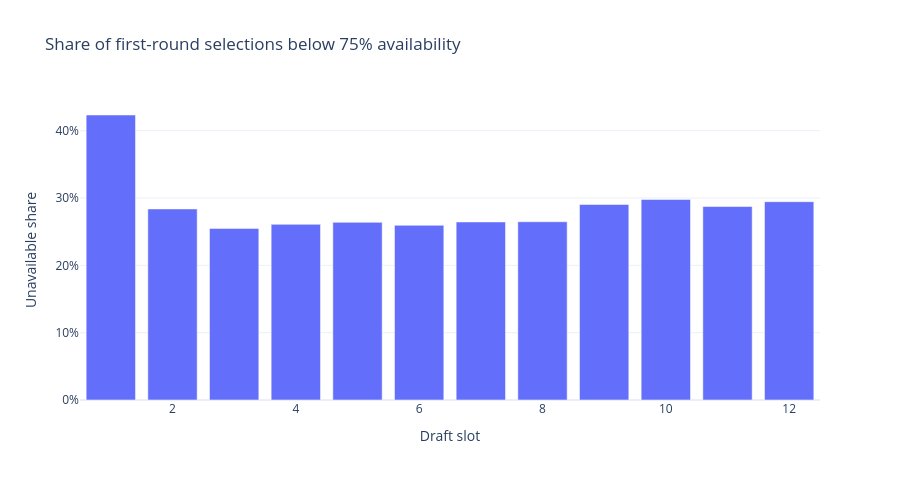
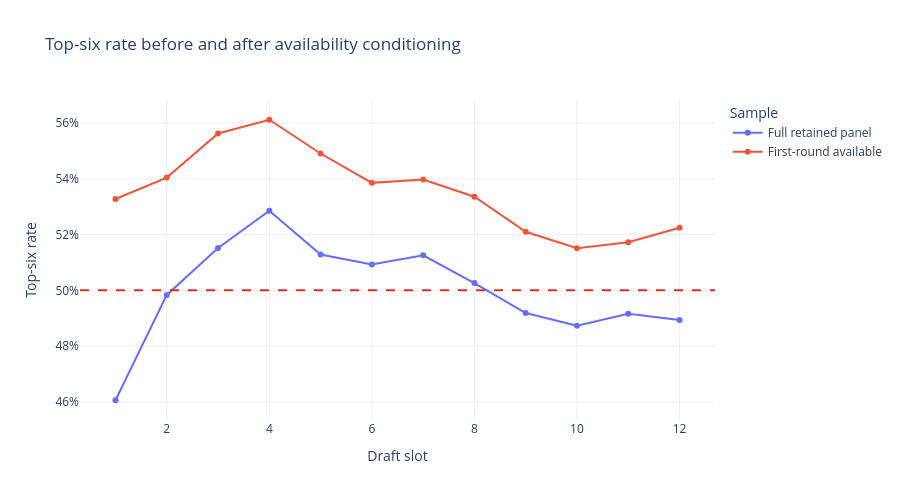
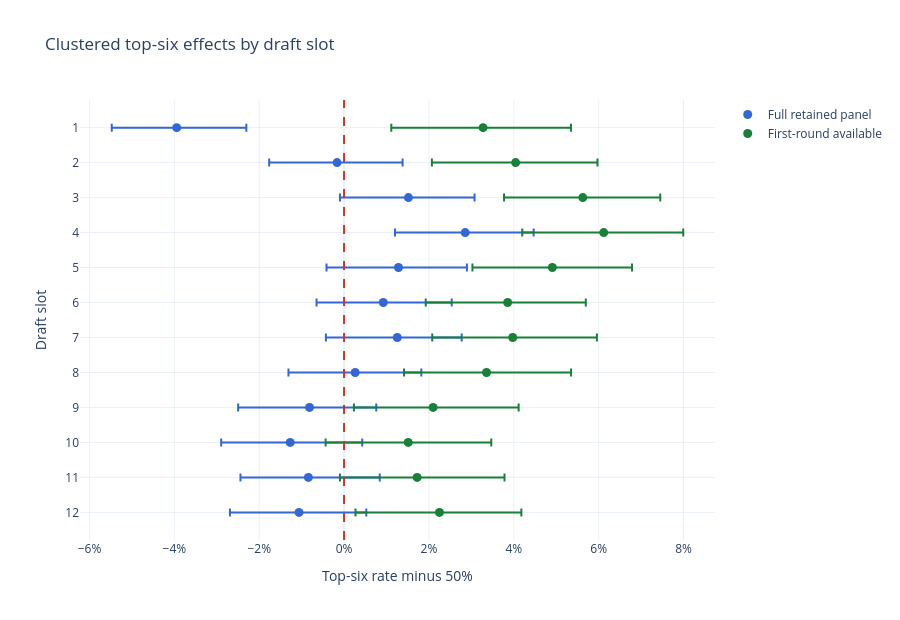
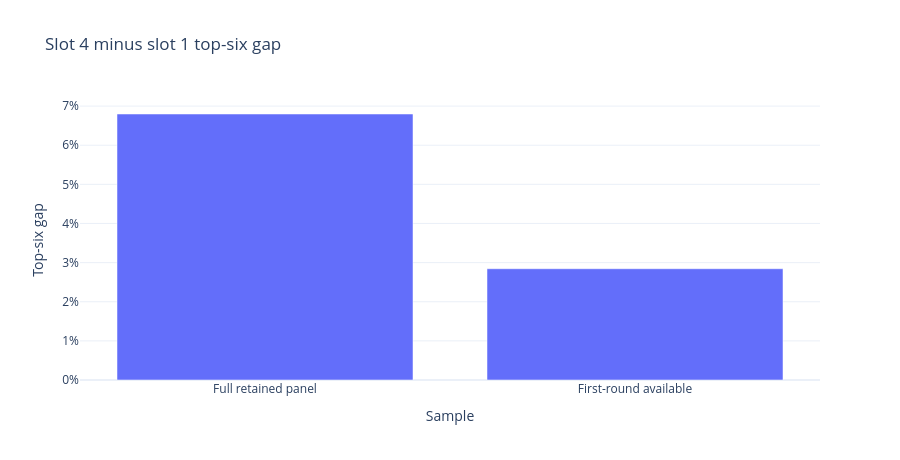

Notebook code cell kept with these figures, in order:
### Markdown cell above
### What this cell does

- Plots unavailable first-round rates by draft slot.
- Compares top-six rates before and after availability conditioning.
- Shows league-cluster intervals for both samples.
- Plots the slot 4 minus slot 1 top-six gap under both definitions.

### Code cell
# CELL [6 plot-availability-sensitivity]
unavailable_by_slot = (
    linked.assign(unavailable=~linked["first_round_available"].fillna(False))
    .groupby("draft_slot")["unavailable"]
    .mean()
    .reset_index()
)
fig_unavailable = px.bar(unavailable_by_slot, x="draft_slot", y="unavailable", title="Share of first-round selections below 75% availability")
fig_unavailable.update_layout(template="plotly_white", height=480, xaxis_title="Draft slot", yaxis_title="Unavailable share", showlegend=False)
fig_unavailable.update_yaxes(tickformat=".0%")

rate_plot = summary[["sample", "draft_slot", "top_6_rate"]].copy()
fig_rates = px.line(rate_plot, x="draft_slot", y="top_6_rate", color="sample", markers=True, title="Top-six rate before and after availability conditioning")
fig_rates.update_layout(template="plotly_white", height=500, xaxis_title="Draft slot", yaxis_title="Top-six rate", legend_title="Sample")
fig_rates.update_yaxes(tickformat=".0%")
fig_rates.add_hline(y=0.5, line_dash="dash", line_color="#d93025")

interval_plot = effects.copy()
fig_intervals = go.Figure()
for sample, color in [("Full retained panel", "#3367d6"), ("First-round available", "#188038")]:
    subset = interval_plot.loc[interval_plot["sample"] == sample].sort_values("draft_slot")
    fig_intervals.add_trace(go.Scatter(
        x=subset["estimate_minus_baseline"],
        y=subset["draft_slot"],
        mode="markers",
        name=sample,
        marker={"color": color, "size": 9},
        error_x={"type": "data", "symmetric": False, "array": subset["ci_95_high"] - subset["estimate_minus_baseline"], "arrayminus": subset["estimate_minus_baseline"] - subset["ci_95_low"]},
        hovertemplate="Sample %{fullData.name}<br>Draft slot %{y}<br>Top-six effect %{x:.2%}<extra></extra>",
    ))
fig_intervals.add_vline(x=0, line_dash="dash", line_color="#d93025")
fig_intervals.update_layout(title="Clustered top-six effects by draft slot", template="plotly_white", height=620, xaxis_title="Top-six rate minus 50%", yaxis_title="Draft slot", yaxis={"autorange": "reversed", "dtick": 1})
fig_intervals.update_xaxes(tickformat=".0%")

gap_rows = pd.DataFrame([
    {"sample": "Full retained panel", "slot4_minus_slot1": contrast(effects, "Full retained panel")},
    {"sample": "First-round available", "slot4_minus_slot1": contrast(effects, "First-round available")},
])
fig_gap = px.bar(gap_rows, x="sample", y="slot4_minus_slot1", title="Slot 4 minus slot 1 top-six gap")
fig_gap.update_layout(template="plotly_white", height=460, xaxis_title="Sample", yaxis_title="Top-six gap", showlegend=False)
fig_gap.update_yaxes(tickformat=".0%")

figures = {
    "availability_01_unavailable_by_slot.html": fig_unavailable,
    "availability_02_top_six_rates.html": fig_rates,
    "availability_03_clustered_intervals.html": fig_intervals,
    "availability_04_slot4_minus_slot1.html": fig_gap,
}
for filename, figure in figures.items():
    figure.write_html(ARTIFACTS / filename, include_plotlyjs="cdn")
    figure.show()

print({"plotly_charts_written": len(figures)})

### Figure 1 — Plotly figure (JSON) as saved in the notebook; plotly's stock layout.template omitted (floating-point values rounded to 4 significant figures)
{"data": [{"hovertemplate": "draft_slot=%{x}<br>unavailable=%{y}<extra></extra>", "legendgroup": "", "marker": {"color": "#636efa", "pattern": {"shape": ""}}, "name": "", "orientation": "v", "showlegend": false, "textposition": "auto", "type": "bar", "x": [1, 2, 3, 4, 5, 6, 7, 8, 9, 10, 11, 12], "xaxis": "x", "y": [0.4233, 0.2838, 0.2548, 0.2609, 0.2639, 0.2595, 0.2645, 0.2648, 0.2904, 0.2978, 0.2874, 0.2945], "yaxis": "y"}], "layout": {"barmode": "relative", "height": 480, "legend": {"tracegroupgap": 0}, "showlegend": false, "title": {"text": "Share of first-round selections below 75% availability"}, "xaxis": {"anchor": "y", "domain": [0, 1], "title": {"text": "Draft slot"}}, "yaxis": {"anchor": "x", "domain": [0, 1], "tickformat": ".0%", "title": {"text": "Unavailable share"}}}}

### Figure 2 — Plotly figure (JSON) as saved in the notebook; plotly's stock layout.template omitted (floating-point values rounded to 4 significant figures)
{"data": [{"hovertemplate": "sample=Full retained panel<br>draft_slot=%{x}<br>top_6_rate=%{y}<extra></extra>", "legendgroup": "Full retained panel", "line": {"color": "#636efa", "dash": "solid"}, "marker": {"symbol": "circle"}, "mode": "lines+markers", "name": "Full retained panel", "orientation": "v", "showlegend": true, "type": "scatter", "x": [1, 2, 3, 4, 5, 6, 7, 8, 9, 10, 11, 12], "xaxis": "x", "y": [0.4606, 0.4983, 0.5152, 0.5285, 0.5128, 0.5092, 0.5125, 0.5026, 0.4919, 0.4873, 0.4916, 0.4894], "yaxis": "y"}, {"hovertemplate": "sample=First-round available<br>draft_slot=%{x}<br>top_6_rate=%{y}<extra></extra>", "legendgroup": "First-round available", "line": {"color": "#EF553B", "dash": "solid"}, "marker": {"symbol": "circle"}, "mode": "lines+markers", "name": "First-round available", "orientation": "v", "showlegend": true, "type": "scatter", "x": [1, 2, 3, 4, 5, 6, 7, 8, 9, 10, 11, 12], "xaxis": "x", "y": [0.5328, 0.5404, 0.5563, 0.5612, 0.5491, 0.5385, 0.5397, 0.5336, 0.521, 0.5151, 0.5172, 0.5225], "yaxis": "y"}], "layout": {"height": 500, "legend": {"title": {"text": "Sample"}, "tracegroupgap": 0}, "shapes": [{"line": {"color": "#d93025", "dash": "dash"}, "type": "line", "x0": 0, "x1": 1, "xref": "x domain", "y0": 0.5, "y1": 0.5, "yref": "y"}], "title": {"text": "Top-six rate before and after availability conditioning"}, "xaxis": {"anchor": "y", "domain": [0, 1], "title": {"text": "Draft slot"}}, "yaxis": {"anchor": "x", "domain": [0, 1], "tickformat": ".0%", "title": {"text": "Top-six rate"}}}}

### Figure 3 — Plotly figure (JSON) as saved in the notebook; plotly's stock layout.template omitted (floating-point values rounded to 4 significant figures)
{"data": [{"error_x": {"array": [0.01641, 0.01545, 0.01559, 0.01614, 0.01613, 0.01613, 0.01517, 0.01559, 0.01572, 0.01696, 0.01682, 0.01586], "arrayminus": [0.01531, 0.016, 0.01614, 0.01655, 0.01696, 0.01572, 0.01683, 0.01572, 0.01682, 0.01627, 0.016, 0.01627], "symmetric": false, "type": "data"}, "hovertemplate": "Sample %{fullData.name}<br>Draft slot %{y}<br>Top-six effect %{x:.2%}<extra></extra>", "marker": {"color": "#3367d6", "size": 9}, "mode": "markers", "name": "Full retained panel", "type": "scatter", "x": [-0.03944, -0.001655, 0.01517, 0.02854, 0.01282, 0.009239, 0.01255, 0.00262, -0.008136, -0.01269, -0.008411, -0.01062], "y": [1, 2, 3, 4, 5, 6, 7, 8, 9, 10, 11, 12]}, {"error_x": {"array": [0.02071, 0.01929, 0.01825, 0.01874, 0.01878, 0.01842, 0.01984, 0.01993, 0.02015, 0.01957, 0.02058, 0.0193], "arrayminus": [0.02163, 0.01974, 0.01855, 0.0192, 0.01883, 0.0193, 0.01897, 0.01944, 0.01866, 0.01946, 0.0182, 0.01978], "symmetric": false, "type": "data"}, "hovertemplate": "Sample %{fullData.name}<br>Draft slot %{y}<br>Top-six effect %{x:.2%}<extra></extra>", "marker": {"color": "#188038", "size": 9}, "mode": "markers", "name": "First-round available", "type": "scatter", "x": [0.03276, 0.04043, 0.05625, 0.06119, 0.04908, 0.03855, 0.03975, 0.03357, 0.02099, 0.01512, 0.01722, 0.02248], "y": [1, 2, 3, 4, 5, 6, 7, 8, 9, 10, 11, 12]}], "layout": {"height": 620, "shapes": [{"line": {"color": "#d93025", "dash": "dash"}, "type": "line", "x0": 0, "x1": 0, "xref": "x", "y0": 0, "y1": 1, "yref": "y domain"}], "title": {"text": "Clustered top-six effects by draft slot"}, "xaxis": {"tickformat": ".0%", "title": {"text": "Top-six rate minus 50%"}}, "yaxis": {"autorange": "reversed", "dtick": 1, "title": {"text": "Draft slot"}}}}

### Figure 4 — Plotly figure (JSON) as saved in the notebook; plotly's stock layout.template omitted (floating-point values rounded to 4 significant figures)
{"data": [{"hovertemplate": "sample=%{x}<br>slot4_minus_slot1=%{y}<extra></extra>", "legendgroup": "", "marker": {"color": "#636efa", "pattern": {"shape": ""}}, "name": "", "orientation": "v", "showlegend": false, "textposition": "auto", "type": "bar", "x": ["Full retained panel", "First-round available"], "xaxis": "x", "y": [0.06798, 0.02843], "yaxis": "y"}], "layout": {"barmode": "relative", "height": 460, "legend": {"tracegroupgap": 0}, "showlegend": false, "title": {"text": "Slot 4 minus slot 1 top-six gap"}, "xaxis": {"anchor": "y", "domain": [0, 1], "title": {"text": "Sample"}}, "yaxis": {"anchor": "x", "domain": [0, 1], "tickformat": ".0%", "title": {"text": "Top-six gap"}}}}
